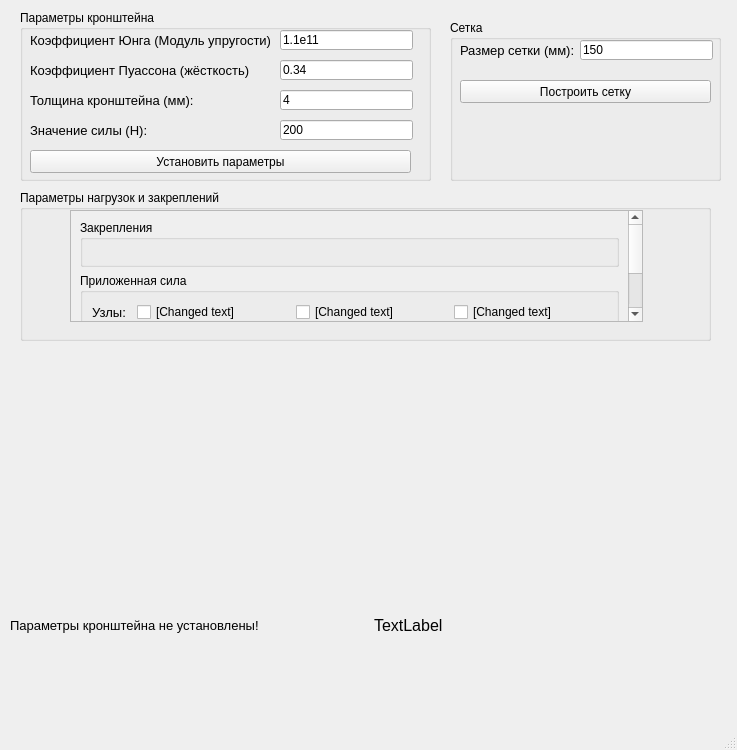
<?xml version="1.0" encoding="UTF-8"?>
<ui version="4.0">
 <class>MainWindow</class>
 <widget class="QMainWindow" name="MainWindow">
  <property name="geometry">
   <rect>
    <x>0</x>
    <y>0</y>
    <width>737</width>
    <height>750</height>
   </rect>
  </property>
  <property name="windowTitle">
   <string>MainWindow</string>
  </property>
  <widget class="QWidget" name="centralwidget">
   <widget class="QGroupBox" name="groupBox_3">
    <property name="geometry">
     <rect>
      <x>20</x>
      <y>10</y>
      <width>411</width>
      <height>171</height>
     </rect>
    </property>
    <property name="title">
     <string>Параметры кронштейна</string>
    </property>
    <widget class="QLabel" name="label_2">
     <property name="geometry">
      <rect>
       <x>10</x>
       <y>20</y>
       <width>240</width>
       <height>20</height>
      </rect>
     </property>
     <property name="font">
      <font>
       <pointsize>10</pointsize>
      </font>
     </property>
     <property name="text">
      <string>Коэффициент Юнга (Модуль упругости):</string>
     </property>
    </widget>
    <widget class="QLabel" name="label_3">
     <property name="geometry">
      <rect>
       <x>10</x>
       <y>50</y>
       <width>219</width>
       <height>20</height>
      </rect>
     </property>
     <property name="font">
      <font>
       <pointsize>10</pointsize>
      </font>
     </property>
     <property name="text">
      <string>Коэффициент Пуассона (жёсткость):</string>
     </property>
    </widget>
    <widget class="QLineEdit" name="youngaParameter">
     <property name="geometry">
      <rect>
       <x>260</x>
       <y>20</y>
       <width>133</width>
       <height>20</height>
      </rect>
     </property>
     <property name="sizePolicy">
      <sizepolicy hsizetype="Maximum" vsizetype="Fixed">
       <horstretch>0</horstretch>
       <verstretch>0</verstretch>
      </sizepolicy>
     </property>
     <property name="text">
      <string>1.1e11</string>
     </property>
     <property name="placeholderText">
      <string/>
     </property>
    </widget>
    <widget class="QLineEdit" name="poissonParameter">
     <property name="geometry">
      <rect>
       <x>260</x>
       <y>50</y>
       <width>133</width>
       <height>20</height>
      </rect>
     </property>
     <property name="sizePolicy">
      <sizepolicy hsizetype="Maximum" vsizetype="Fixed">
       <horstretch>0</horstretch>
       <verstretch>0</verstretch>
      </sizepolicy>
     </property>
     <property name="text">
      <string>0.34</string>
     </property>
    </widget>
    <widget class="QLabel" name="label_4">
     <property name="geometry">
      <rect>
       <x>10</x>
       <y>80</y>
       <width>164</width>
       <height>20</height>
      </rect>
     </property>
     <property name="font">
      <font>
       <pointsize>10</pointsize>
      </font>
     </property>
     <property name="text">
      <string>Толщина кронштейна (мм):</string>
     </property>
    </widget>
    <widget class="QLineEdit" name="thicknessParameter">
     <property name="geometry">
      <rect>
       <x>260</x>
       <y>80</y>
       <width>133</width>
       <height>20</height>
      </rect>
     </property>
     <property name="sizePolicy">
      <sizepolicy hsizetype="Maximum" vsizetype="Fixed">
       <horstretch>0</horstretch>
       <verstretch>0</verstretch>
      </sizepolicy>
     </property>
     <property name="text">
      <string>4</string>
     </property>
    </widget>
    <widget class="QLabel" name="label_11">
     <property name="geometry">
      <rect>
       <x>10</x>
       <y>110</y>
       <width>116</width>
       <height>20</height>
      </rect>
     </property>
     <property name="font">
      <font>
       <pointsize>10</pointsize>
      </font>
     </property>
     <property name="text">
      <string>Значение силы (H):</string>
     </property>
    </widget>
    <widget class="QLineEdit" name="powerValue">
     <property name="geometry">
      <rect>
       <x>260</x>
       <y>110</y>
       <width>133</width>
       <height>20</height>
      </rect>
     </property>
     <property name="sizePolicy">
      <sizepolicy hsizetype="Maximum" vsizetype="Fixed">
       <horstretch>0</horstretch>
       <verstretch>0</verstretch>
      </sizepolicy>
     </property>
     <property name="text">
      <string>200</string>
     </property>
    </widget>
    <widget class="QPushButton" name="setupBraketParametersBtn">
     <property name="geometry">
      <rect>
       <x>10</x>
       <y>140</y>
       <width>381</width>
       <height>23</height>
      </rect>
     </property>
     <property name="cursor">
      <cursorShape>PointingHandCursor</cursorShape>
     </property>
     <property name="text">
      <string>Установить параметры</string>
     </property>
    </widget>
   </widget>
   <widget class="QGroupBox" name="groupBox_4">
    <property name="geometry">
     <rect>
      <x>450</x>
      <y>20</y>
      <width>271</width>
      <height>161</height>
     </rect>
    </property>
    <property name="title">
     <string>Сетка</string>
    </property>
    <widget class="QLabel" name="label">
     <property name="geometry">
      <rect>
       <x>10</x>
       <y>20</y>
       <width>113</width>
       <height>20</height>
      </rect>
     </property>
     <property name="font">
      <font>
       <pointsize>10</pointsize>
      </font>
     </property>
     <property name="text">
      <string>Размер сетки (мм):</string>
     </property>
    </widget>
    <widget class="QLineEdit" name="meshSizeInput">
     <property name="geometry">
      <rect>
       <x>130</x>
       <y>20</y>
       <width>133</width>
       <height>20</height>
      </rect>
     </property>
     <property name="sizePolicy">
      <sizepolicy hsizetype="Fixed" vsizetype="Fixed">
       <horstretch>0</horstretch>
       <verstretch>0</verstretch>
      </sizepolicy>
     </property>
     <property name="text">
      <string>150</string>
     </property>
    </widget>
    <widget class="QPushButton" name="meshGenerateBtn">
     <property name="geometry">
      <rect>
       <x>10</x>
       <y>60</y>
       <width>251</width>
       <height>23</height>
      </rect>
     </property>
     <property name="sizePolicy">
      <sizepolicy hsizetype="Expanding" vsizetype="Fixed">
       <horstretch>0</horstretch>
       <verstretch>0</verstretch>
      </sizepolicy>
     </property>
     <property name="cursor">
      <cursorShape>PointingHandCursor</cursorShape>
     </property>
     <property name="text">
      <string>Построить сетку</string>
     </property>
    </widget>
   </widget>
   <widget class="QGroupBox" name="groupBox_5">
    <property name="geometry">
     <rect>
      <x>20</x>
      <y>190</y>
      <width>691</width>
      <height>151</height>
     </rect>
    </property>
    <property name="title">
     <string>Параметры нагрузок и закреплений</string>
    </property>
    <widget class="QScrollArea" name="scrollArea_3">
     <property name="geometry">
      <rect>
       <x>50</x>
       <y>20</y>
       <width>573</width>
       <height>112</height>
      </rect>
     </property>
     <property name="widgetResizable">
      <bool>true</bool>
     </property>
     <widget class="QWidget" name="scrollAreaWidgetContents_3">
      <property name="geometry">
       <rect>
        <x>0</x>
        <y>0</y>
        <width>554</width>
        <height>177</height>
       </rect>
      </property>
      <layout class="QGridLayout" name="gridLayout_3">
       <item row="0" column="0">
        <widget class="QGroupBox" name="fixParametersBox">
         <property name="sizePolicy">
          <sizepolicy hsizetype="Preferred" vsizetype="Maximum">
           <horstretch>0</horstretch>
           <verstretch>0</verstretch>
          </sizepolicy>
         </property>
         <property name="title">
          <string>Закрепления</string>
         </property>
         <layout class="QHBoxLayout" name="horizontalLayout">
          <item>
           <layout class="QFormLayout" name="formLayout_7">
            <item row="0" column="1">
             <layout class="QHBoxLayout" name="fixNodeBoxes"/>
            </item>
            <item row="1" column="1">
             <layout class="QHBoxLayout" name="fixEdgeBoxes"/>
            </item>
           </layout>
          </item>
         </layout>
        </widget>
       </item>
       <item row="1" column="0">
        <widget class="QGroupBox" name="loadParametersBox">
         <property name="title">
          <string>Приложенная сила</string>
         </property>
         <layout class="QVBoxLayout" name="verticalLayout_11">
          <item>
           <layout class="QFormLayout" name="formLayout_8">
            <item row="0" column="0">
             <widget class="QLabel" name="label_9">
              <property name="font">
               <font>
                <pointsize>10</pointsize>
               </font>
              </property>
              <property name="text">
               <string>Узлы:</string>
              </property>
             </widget>
            </item>
            <item row="0" column="1">
             <layout class="QHBoxLayout" name="loadNodeBoxes">
              <item>
               <widget class="QCheckBox" name="bottomLoadNodeCheckBox">
                <property name="text">
                 <string>[Changed text]</string>
                </property>
               </widget>
              </item>
              <item>
               <widget class="QCheckBox" name="leftLoadNodeCheckBox">
                <property name="text">
                 <string>[Changed text]</string>
                </property>
               </widget>
              </item>
              <item>
               <widget class="QCheckBox" name="rightLoadNodeCheckBox">
                <property name="text">
                 <string>[Changed text]</string>
                </property>
               </widget>
              </item>
             </layout>
            </item>
            <item row="1" column="0">
             <widget class="QLabel" name="label_10">
              <property name="font">
               <font>
                <pointsize>10</pointsize>
               </font>
              </property>
              <property name="text">
               <string>Грани:</string>
              </property>
             </widget>
            </item>
            <item row="1" column="1">
             <layout class="QHBoxLayout" name="loadEdgeBoxes">
              <item>
               <widget class="QCheckBox" name="edgeLeftLoadCheckBox">
                <property name="enabled">
                 <bool>false</bool>
                </property>
                <property name="text">
                 <string>Слева</string>
                </property>
                <property name="checkable">
                 <bool>false</bool>
                </property>
               </widget>
              </item>
              <item>
               <widget class="QCheckBox" name="edgeRightLoadCheckBox">
                <property name="enabled">
                 <bool>false</bool>
                </property>
                <property name="text">
                 <string>Справа</string>
                </property>
                <property name="checkable">
                 <bool>false</bool>
                </property>
               </widget>
              </item>
              <item>
               <widget class="QCheckBox" name="edgeDiagonalLoadCheckBox">
                <property name="enabled">
                 <bool>false</bool>
                </property>
                <property name="text">
                 <string>Диагональ</string>
                </property>
                <property name="checkable">
                 <bool>false</bool>
                </property>
               </widget>
              </item>
             </layout>
            </item>
           </layout>
          </item>
         </layout>
        </widget>
       </item>
       <item row="2" column="0">
        <widget class="QPushButton" name="setupLFparametersBtn">
         <property name="text">
          <string>Задать закрепления и нагрузки</string>
         </property>
        </widget>
       </item>
      </layout>
     </widget>
    </widget>
   </widget>
   <widget class="QWidget" name="layoutWidget">
    <property name="geometry">
     <rect>
      <x>11</x>
      <y>349</y>
      <width>721</width>
      <height>191</height>
     </rect>
    </property>
    <layout class="QVBoxLayout" name="plotLayout">
     <property name="topMargin">
      <number>0</number>
     </property>
    </layout>
   </widget>
   <widget class="QWidget" name="layoutWidget_2">
    <property name="geometry">
     <rect>
      <x>10</x>
      <y>550</y>
      <width>721</width>
      <height>151</height>
     </rect>
    </property>
    <layout class="QGridLayout" name="gridLayout_4">
     <item row="0" column="0">
      <widget class="QLabel" name="bracketParametersText">
       <property name="sizePolicy">
        <sizepolicy hsizetype="Preferred" vsizetype="Maximum">
         <horstretch>0</horstretch>
         <verstretch>0</verstretch>
        </sizepolicy>
       </property>
       <property name="font">
        <font>
         <pointsize>10</pointsize>
        </font>
       </property>
       <property name="text">
        <string>Параметры кронштейна не установлены!</string>
       </property>
      </widget>
     </item>
     <item row="0" column="1">
      <widget class="QLabel" name="resultText">
       <property name="sizePolicy">
        <sizepolicy hsizetype="Preferred" vsizetype="Maximum">
         <horstretch>0</horstretch>
         <verstretch>0</verstretch>
        </sizepolicy>
       </property>
       <property name="font">
        <font>
         <pointsize>12</pointsize>
        </font>
       </property>
       <property name="text">
        <string>TextLabel</string>
       </property>
      </widget>
     </item>
    </layout>
   </widget>
  </widget>
  <widget class="QMenuBar" name="menubar">
   <property name="geometry">
    <rect>
     <x>0</x>
     <y>0</y>
     <width>737</width>
     <height>21</height>
    </rect>
   </property>
  </widget>
  <widget class="QStatusBar" name="statusbar"/>
 </widget>
 <resources/>
 <connections/>
</ui>
